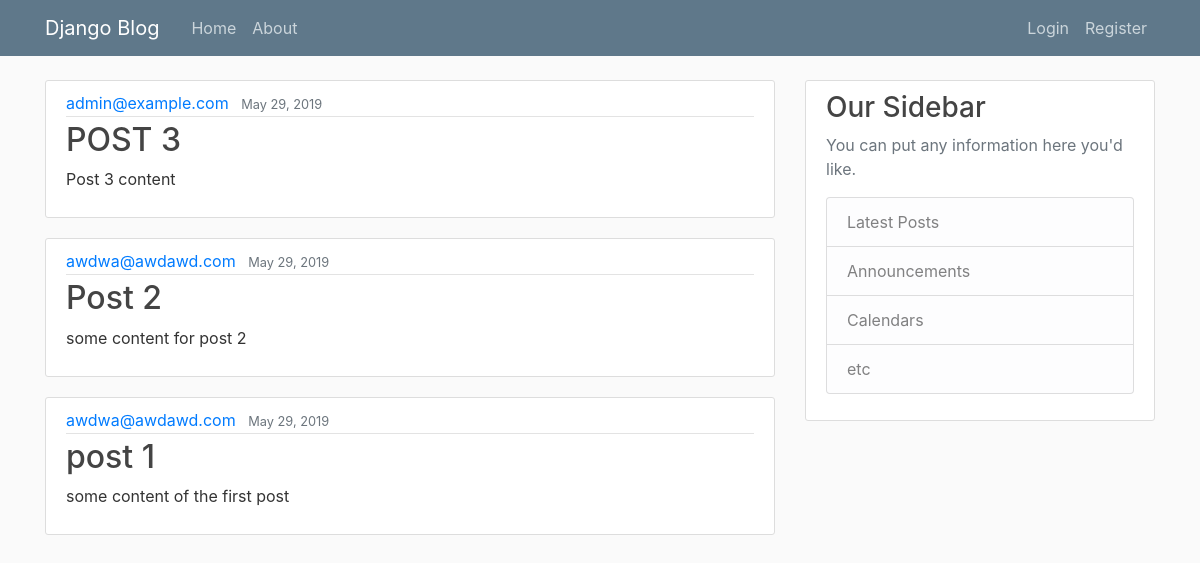
The page / on the database its author committed.
### test_task/models.py (models this page shows, shortened)
class Post(models.Model):
    title = models.CharField(max_length=120)
    content = models.TextField()
    date_posted = models.DateTimeField(default=timezone.now)
    author = models.ForeignKey(settings.AUTH_USER_MODEL, on_delete=models.CASCADE)

### users/models.py (models this page shows)
class CustomUser(AbstractUser):
    title = models.CharField(max_length=120)
    def __str__(self):
        return self.email

### test_task/views.py (the view)
# urls.py: path('', PostListView.as_view(), name='task-home'),
class PostListView(ListView):
    model = Post
    template_name = 'test_task/home.html'
    context_object_name = 'posts'
    ordering = ['-date_posted']

### test_task/templates/test_task/home.html
    {% extends "test_task/base.html" %}
    {% block content %}
        {% for post in posts %}
            <article class="media content-section">
              <div class="media-body">
                <div class="article-metadata">
                  <a class="mr-2" href="#">{{ post.author }}</a>
                  <small class="text-muted">{{ post.date_posted | date:"F d, Y" }}</small>
                </div>
                <h2><a class="article-title" href="{% url 'post-detail' post.id %}">{{ post.title }}</a></h2>
            <p class="article-content">{{ post.content }}</p>
          </div>
        </article>
    {% endfor %}
{% endblock content %}

### test_task/templates/test_task/base.html (shortened to what this page needs)
{% load static %}
<!DOCTYPE html>
<html lang="en">
<head>
    <link rel="stylesheet" href="https://maxcdn.bootstrapcdn.com/bootstrap/4.0.0/css/bootstrap.min.css"
>
    <link rel="stylesheet" type="text/css" href="{% static 'test_task/main.css' %}">
</head>
<body>
<header class="site-header">
    <nav class="navbar navbar-expand-md navbar-dark bg-steel fixed-top">
        <div class="container">
            <a class="navbar-brand mr-4" href="{% url 'task-home' %}">Django Blog</a>
            <div class="collapse navbar-collapse" id="navbarToggle">
                <div class="navbar-nav mr-auto">
                    <a class="nav-item nav-link" href="{% url 'task-home' %}">Home</a>
                    <a class="nav-item nav-link" href="{% url 'task-about' %}">About</a>
                </div>
                <div class="navbar-nav">
                    {% if user.is_authenticated %}
                    <a class="nav-item nav-link" href="{% url 'profile' %}">Profile</a>
                    <a class="nav-item nav-link" href="{% url 'logout' %}">Logout</a>
                    {% else %}
                    <a class="nav-item nav-link" href="{% url 'login' %}">Login</a>
                    <a class="nav-item nav-link" href="{% url 'register' %}">Register</a>
                    {% endif %}
                </div>
            </div>
        </div>
    </nav>
</header>
<main role="main" class="container">
    <div class="row">
        <div class="col-md-8">
            {% block content %}{% endblock %}
        </div>
        <div class="col-md-4">
            <div class="content-section">
                <h3>Our Sidebar</h3>
                <p class='text-muted'>You can put any information here you'd like.
                <ul class="list-group">
                    <li class="list-group-item list-group-item-light">Latest Posts</li>
                    <li class="list-group-item list-group-item-light">Announcements</li>
                    <li class="list-group-item list-group-item-light">Calendars</li>
                    <li class="list-group-item list-group-item-light">etc</li>
                </ul>
                </p>
            </div>
        </div>
    </div>
</main>
</body>
</html>

### test_task/static/test_task/main.css (style rules this page uses)
body { background: #fafafa; color: #333333; margin-top: 5rem; }
h1, h2, h3, h4, h5, h6 { color: #444444; }
ul { margin: 0; }
.bg-steel { background-color: #5f788a; }
.site-header .navbar-nav .nav-link { color: #cbd5db; }
.content-section { background: #ffffff; padding: 10px 20px; border: 1px solid #dddddd; border-radius: 3px; margin-bottom: 20px; }
.article-title { color: #444444; }
.article-content { white-space: pre-line; }
.article-metadata { padding-bottom: 1px; margin-bottom: 4px; border-bottom: 1px solid #e3e3e3 }

### rows shown on the page
Post: author "admin@example.com", date_posted "May 29, 2019", title "POST 3", content "Post 3 content"
Post: author "awdwa@awdawd.com", date_posted "May 29, 2019", title "Post 2", content "some content for post 2"
Post: author "awdwa@awdawd.com", date_posted "May 29, 2019", title "post 1", content "some content of the first post"
